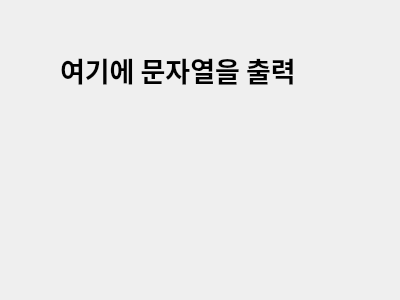
<?xml version="1.0" encoding="UTF-8"?>
<ui version="4.0">
 <class>Dialog</class>
 <widget class="QDialog" name="Dialog">
  <property name="geometry">
   <rect>
    <x>0</x>
    <y>0</y>
    <width>400</width>
    <height>300</height>
   </rect>
  </property>
  <property name="windowTitle">
   <string>Dialog</string>
  </property>
  <widget class="QLabel" name="label">
   <property name="geometry">
    <rect>
     <x>60</x>
     <y>30</y>
     <width>280</width>
     <height>80</height>
    </rect>
   </property>
   <property name="font">
    <font>
     <family>맑은 고딕</family>
     <pointsize>20</pointsize>
     <weight>75</weight>
     <bold>true</bold>
    </font>
   </property>
   <property name="text">
    <string>여기에 문자열을 출력</string>
   </property>
  </widget>
 </widget>
 <resources/>
 <connections/>
</ui>
